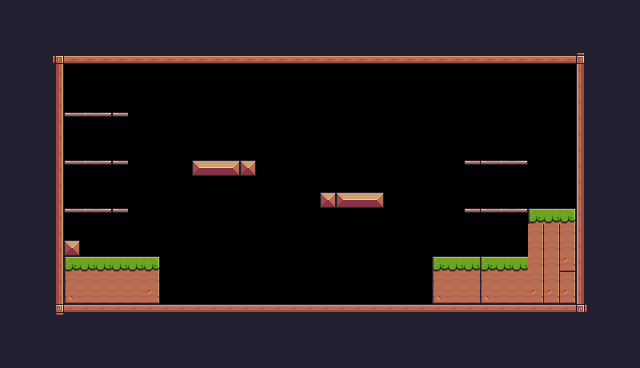

Rendered tile map (Tiled .tmx) drawn with the repository's tilesets; below, a short description and the full map source, tile grids included:
An orthogonal 40x23 tile map with 16x16 px tiles, 1 tile layer (Background) and 34 objects (15x Fruit, 5x Platform, 2x Saw, Player, Checkpoint).

<map version="1.10" tiledversion="1.11.2" orientation="orthogonal" renderorder="right-down" width="40" height="23" tilewidth="16" tileheight="16" infinite="0" nextlayerid="5" nextobjectid="65">
 <tileset firstgid="1" source="Pixel Adventure.tsx" />
 <layer id="1" name="Background" width="40" height="23">
  <properties>
   <property name="BackgroundColor" value="Blue" />
  </properties>
  <data encoding="csv">
24,24,24,24,24,24,24,24,24,24,24,24,24,24,24,24,24,24,24,24,24,24,24,24,24,24,24,24,24,24,24,24,24,24,24,24,24,24,24,24,
24,24,24,24,24,24,24,24,24,24,24,24,24,24,24,24,24,24,24,24,24,24,24,24,24,24,24,24,24,24,24,24,24,24,24,24,24,24,24,24,
24,24,24,24,24,24,24,24,24,24,24,24,24,24,24,24,24,24,24,24,24,24,24,24,24,24,24,24,24,24,24,24,24,24,24,24,24,24,24,24,
24,24,24,92,134,134,134,134,134,134,134,134,134,134,134,134,134,134,134,134,134,134,134,134,134,134,134,134,134,134,134,134,134,134,134,134,93,24,24,24,
24,24,24,113,0,0,0,0,0,0,0,0,0,0,0,0,0,0,0,0,0,0,0,0,0,0,0,0,0,0,0,0,0,0,0,0,111,24,24,24,
24,24,24,113,0,0,0,0,0,0,0,0,0,0,0,0,0,0,0,0,0,0,0,0,0,0,0,0,0,0,0,0,0,0,0,0,111,24,24,24,
24,24,24,113,0,0,0,0,0,0,0,0,0,0,0,0,0,0,0,0,0,0,0,0,0,0,0,0,0,0,0,0,0,0,0,0,111,24,24,24,
24,24,24,113,40,41,42,40,0,0,0,0,0,0,0,0,0,0,0,0,0,0,0,0,0,0,0,0,0,0,0,0,0,0,0,0,111,24,24,24,
24,24,24,113,0,0,0,0,0,0,0,0,0,0,0,0,0,0,0,0,0,0,0,0,0,0,0,0,0,0,0,0,0,0,0,0,111,24,24,24,
24,24,24,113,0,0,0,0,0,0,0,0,0,0,0,0,0,0,0,0,0,0,0,0,0,0,0,0,0,0,0,0,0,0,0,0,111,24,24,24,
24,24,24,113,40,41,42,40,0,0,0,0,13,14,15,35,0,0,0,0,0,0,0,0,0,0,0,0,0,40,40,41,42,0,0,0,111,24,24,24,
24,24,24,113,0,0,0,0,0,0,0,0,0,0,0,0,0,0,0,0,0,0,0,0,0,0,0,0,0,0,0,0,0,0,0,0,111,24,24,24,
24,24,24,113,0,0,0,0,0,0,0,0,0,0,0,0,0,0,0,0,35,13,14,15,0,0,0,0,0,0,0,0,0,0,0,0,111,24,24,24,
24,24,24,113,40,41,42,40,0,0,0,0,0,0,0,0,0,0,0,0,0,0,0,0,0,0,0,0,0,40,40,41,42,7,8,9,111,24,24,24,
24,24,24,113,0,0,0,0,0,0,0,0,0,0,0,0,0,0,0,0,0,0,0,0,0,0,0,0,0,0,0,0,0,31,31,31,111,24,24,24,
24,24,24,113,35,0,0,0,0,0,0,0,0,0,0,0,0,0,0,0,0,0,0,0,0,0,0,0,0,0,0,0,0,31,31,31,111,24,24,24,
24,24,24,113,7,8,8,8,8,9,0,0,0,0,0,0,0,0,0,0,0,0,0,0,0,0,0,7,8,8,7,8,8,31,31,53,111,24,24,24,
24,24,24,113,29,30,30,30,30,31,0,0,0,0,0,0,0,0,0,0,0,0,0,0,0,0,0,29,30,30,29,30,30,31,31,31,111,24,24,24,
24,24,24,113,51,52,52,52,52,53,0,0,0,0,0,0,0,0,0,0,0,0,0,0,0,0,0,51,52,52,51,52,52,53,53,53,111,24,24,24,
24,24,24,114,90,90,90,90,90,90,90,90,90,90,90,90,90,90,90,90,90,90,90,90,90,90,90,90,90,90,90,90,90,90,90,90,115,112,24,24,
24,24,24,24,24,24,24,24,24,24,24,24,24,24,24,24,24,24,24,24,24,24,24,24,24,24,24,24,24,24,24,24,24,24,24,24,24,24,24,24,
24,24,24,24,24,24,24,24,24,24,24,24,24,24,24,24,24,24,24,24,24,24,24,24,24,24,24,24,24,24,24,24,24,24,24,24,24,24,24,24,
24,24,24,24,24,24,24,24,24,24,24,24,24,24,24,24,24,24,24,24,24,24,24,24,24,24,24,24,24,24,24,24,24,24,24,24,24,24,24,24
</data>
 </layer>
 <objectgroup id="4" name="Collisions">
  <object id="17" x="48" y="48" width="16" height="272" />
  <object id="19" x="64" y="48" width="512" height="16" />
  <object id="21" x="576" y="48" width="16" height="272" />
  <object id="22" x="64" y="304" width="512" height="16" />
  <object id="23" x="192" y="160" width="64" height="16" />
  <object id="24" x="320" y="192" width="64" height="16" />
  <object id="26" type="Platform" x="464" y="160" width="64" height="16" />
  <object id="29" type="Platform" x="464" y="208" width="64" height="16" />
  <object id="30" type="Platform" x="64" y="112" width="64" height="16" />
  <object id="31" type="Platform" x="64" y="160" width="64" height="16" />
  <object id="32" type="Platform" x="64" y="208" width="64" height="16" />
  <object id="33" x="64" y="256" width="96" height="48" />
  <object id="34" x="432" y="256" width="48" height="48" />
  <object id="35" x="480" y="256" width="48" height="48" />
  <object id="63" x="528" y="208" width="48" height="96" />
 </objectgroup>
 <objectgroup id="3" name="Spawnpoints">
  <object id="10" name="Player" type="Player" x="128" y="224" width="30.6667" height="31.3333" />
  <object id="36" name="Apple" type="Fruit" x="64" y="80" width="32" height="32" />
  <object id="46" name="Apple" type="Fruit" x="96" y="80" width="32" height="32" />
  <object id="47" name="Apple" type="Fruit" x="64" y="128" width="32" height="32" />
  <object id="48" name="Apple" type="Fruit" x="96" y="128" width="32" height="32" />
  <object id="49" name="Apple" type="Fruit" x="64" y="176" width="32" height="32" />
  <object id="50" name="Apple" type="Fruit" x="96" y="176" width="32" height="32" />
  <object id="51" name="Apple" type="Fruit" x="192" y="128" width="32" height="32" />
  <object id="52" name="Apple" type="Fruit" x="224" y="128" width="32" height="32" />
  <object id="53" name="Apple" type="Fruit" x="208" y="96" width="32" height="32" />
  <object id="54" name="Orange" type="Fruit" x="320" y="160" width="32" height="32" />
  <object id="55" name="Orange" type="Fruit" x="352" y="160" width="32" height="32" />
  <object id="56" name="Orange" type="Fruit" x="336" y="128" width="32" height="32" />
  <object id="57" name="Apple" type="Fruit" x="464" y="128" width="32" height="32" />
  <object id="58" name="Apple" type="Fruit" x="496" y="128" width="32" height="32" />
  <object id="59" name="Apple" type="Fruit" x="480" y="176" width="32" height="32" />
  <object id="60" type="Saw" x="272" y="288" width="32" height="32">
   <properties>
    <property name="isVertical" type="bool" value="false" />
    <property name="offNeg" type="float" value="7" />
    <property name="offPos" type="float" value="8" />
   </properties>
  </object>
  <object id="62" type="Saw" x="272" y="128" width="32" height="32">
   <properties>
    <property name="isVertical" type="bool" value="true" />
    <property name="offNeg" type="float" value="4" />
    <property name="offPos" type="float" value="3" />
   </properties>
  </object>
  <object id="64" type="Checkpoint" x="512" y="144" width="64" height="64" />
 </objectgroup>
</map>
